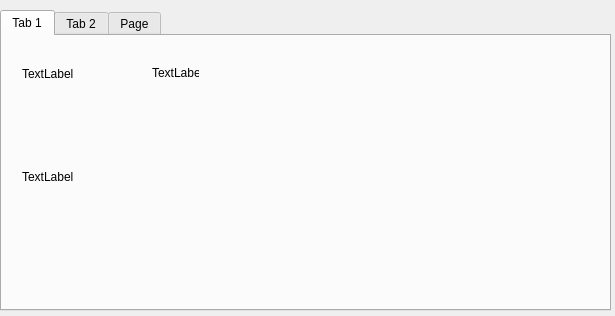
<?xml version="1.0" encoding="UTF-8"?>
<ui version="4.0">
 <class>TechTree</class>
 <widget class="QWidget" name="TechTree">
  <property name="geometry">
   <rect>
    <x>0</x>
    <y>0</y>
    <width>615</width>
    <height>316</height>
   </rect>
  </property>
  <property name="windowTitle">
   <string>Form</string>
  </property>
  <widget class="QTabWidget" name="tabWidget">
   <property name="geometry">
    <rect>
     <x>0</x>
     <y>10</y>
     <width>611</width>
     <height>301</height>
    </rect>
   </property>
   <property name="currentIndex">
    <number>0</number>
   </property>
   <widget class="QWidget" name="tab">
    <attribute name="title">
     <string>Tab 1</string>
    </attribute>
    <widget class="QLabel" name="label">
     <property name="geometry">
      <rect>
       <x>20</x>
       <y>30</y>
       <width>121</width>
       <height>16</height>
      </rect>
     </property>
     <property name="text">
      <string>TextLabel</string>
     </property>
    </widget>
    <widget class="QLabel" name="label_2">
     <property name="geometry">
      <rect>
       <x>20</x>
       <y>90</y>
       <width>121</width>
       <height>101</height>
      </rect>
     </property>
     <property name="text">
      <string>TextLabel</string>
     </property>
    </widget>
    <widget class="QLabel" name="label_6">
     <property name="geometry">
      <rect>
       <x>150</x>
       <y>30</y>
       <width>47</width>
       <height>13</height>
      </rect>
     </property>
     <property name="text">
      <string>TextLabel</string>
     </property>
    </widget>
   </widget>
   <widget class="QWidget" name="tab_2">
    <attribute name="title">
     <string>Tab 2</string>
    </attribute>
    <widget class="QLabel" name="label_3">
     <property name="geometry">
      <rect>
       <x>20</x>
       <y>30</y>
       <width>111</width>
       <height>16</height>
      </rect>
     </property>
     <property name="text">
      <string>TextLabel</string>
     </property>
    </widget>
    <widget class="QLabel" name="label_4">
     <property name="geometry">
      <rect>
       <x>20</x>
       <y>100</y>
       <width>141</width>
       <height>141</height>
      </rect>
     </property>
     <property name="text">
      <string>TextLabel</string>
     </property>
    </widget>
    <widget class="QLabel" name="label_5">
     <property name="geometry">
      <rect>
       <x>250</x>
       <y>30</y>
       <width>47</width>
       <height>13</height>
      </rect>
     </property>
     <property name="text">
      <string>TextLabel</string>
     </property>
    </widget>
   </widget>
   <widget class="QWidget" name="tab_3">
    <attribute name="title">
     <string>Page</string>
    </attribute>
   </widget>
  </widget>
 </widget>
 <resources/>
 <connections/>
</ui>
